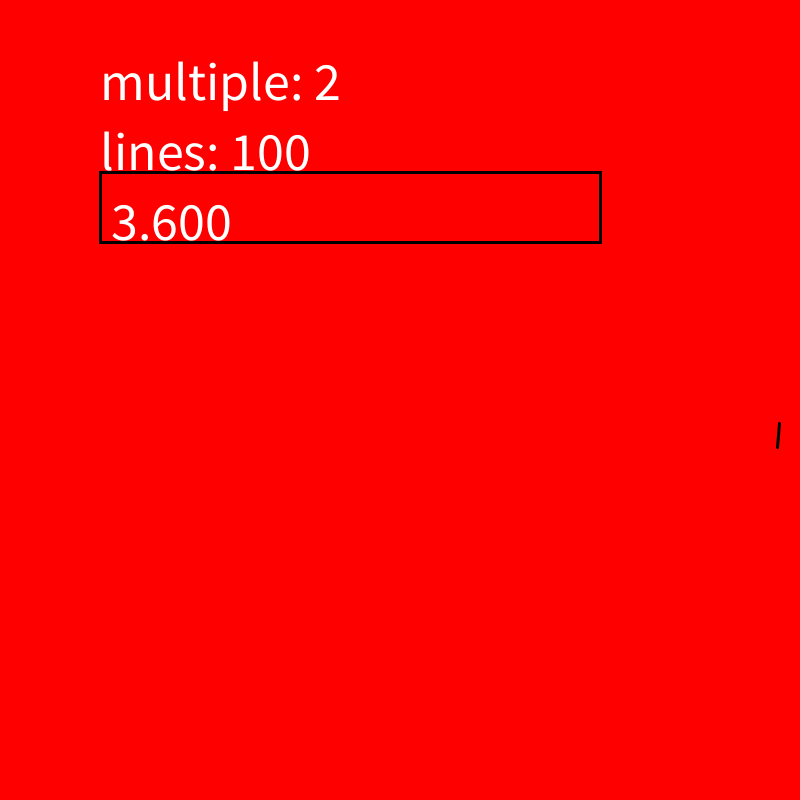
Frame 1 (no input)
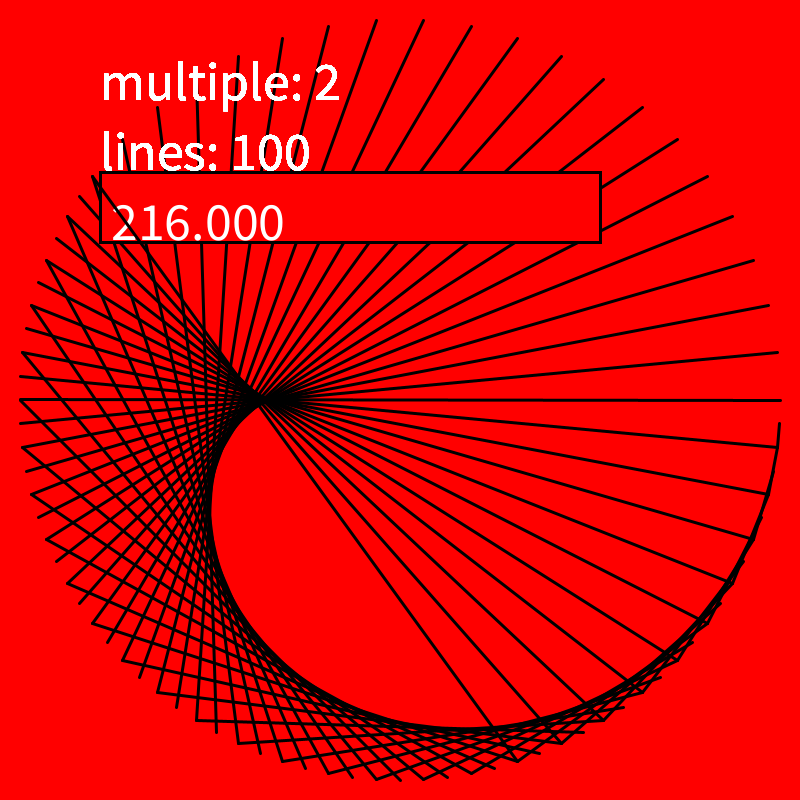
Frame 60 (the mouse pressed at the canvas centre just before this capture)
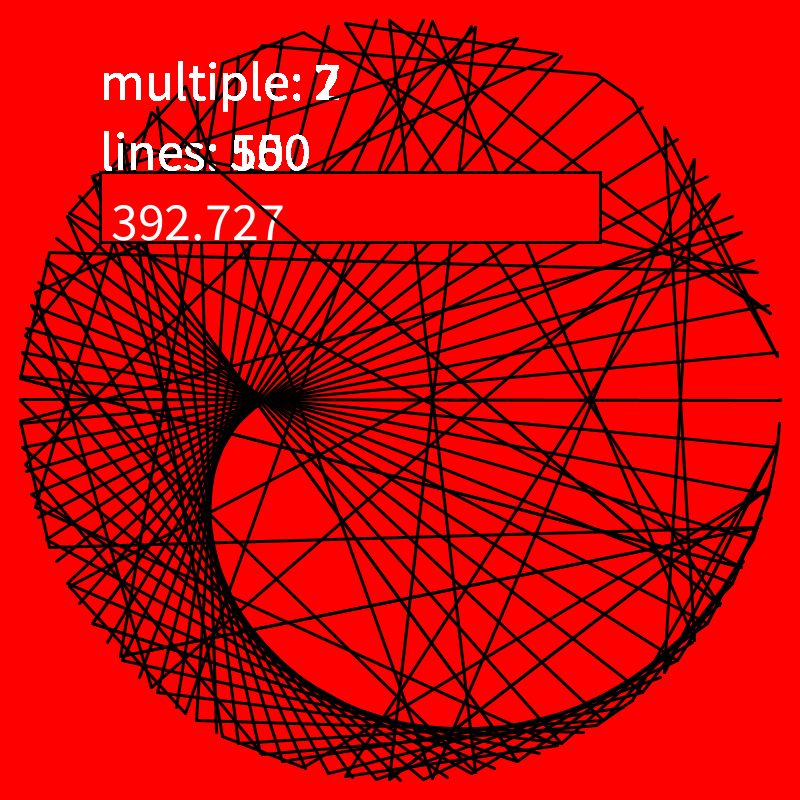
Frame 120 (the mouse held since frame 60 and released just before this capture)

The Processing sketch that drew these frames (run headless with seeded random() and noise(); from frame 60 on, the mouse is pressed at the canvas centre):

// Processing sketch: polarDrift
// ── polarDrift.pde
float x;
float y;
float x1;
float y1;
float theta=0;
float theta1=0;
float r;
float m =2;//multiplier for second point
float lines =100;
void setup(){
  
  size(800,800); 
  //fullScreen();
  background(255,0,0);
  strokeWeight(3);
  r= width/2-20;
 // frameRate(2);
}

void draw(){
  theta += 360/lines;
  theta1=theta*m;
  //theta = theta%360; // constrains theta
  //theta1 =theta1%360; // if not gets out of phase
  x= cos(radians(theta))*r;
  y= sin(radians(theta))*r;
  x1= cos(radians(theta1))*r;
  y1= sin(radians(theta1))*r;
  textSize(54);
  text("multiple: "+str(floor(m)),100,100);
  text("lines: "+str(floor(lines)),100,170);
  fill(255,0,0);
  rect(100,172,500,70);
  fill(255);
  text(theta,100,240);
  translate(width/2,height/2);
  line(x,y,x1,y1);
  
  
}

void mousePressed(){
  background(255,0,0);
  m= floor(map(mouseX,0,width,2,13));
  lines = floor(map(mouseY,0,height,10,101));
  theta = 0;  // reset theta 
  
}
